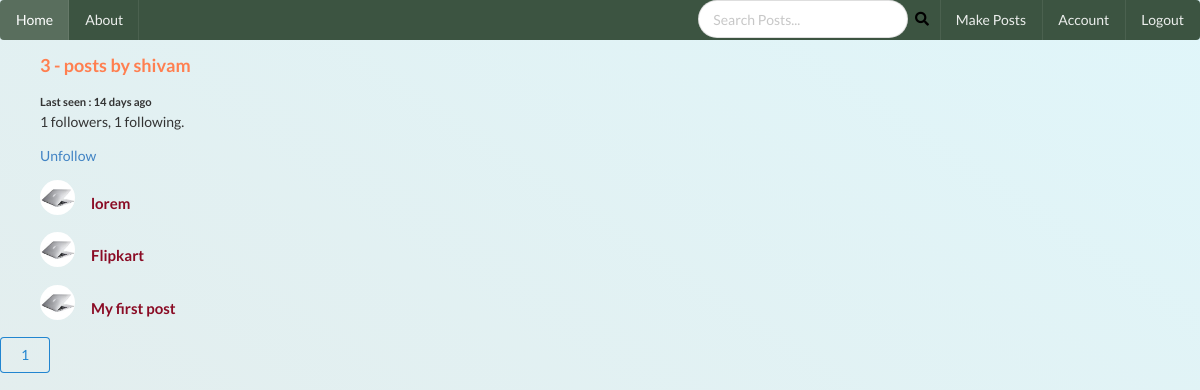
Screenshot of /user/shivam (signed in) with the database file from the repository.
### social_media/models.py (models this page shows, shortened)
class User(db.Model, UserMixin):
    id = db.Column(db.Integer, primary_key = True)
    username = db.Column(db.String(20), nullable = False, unique = True)
    email = db.Column(db.String(50), nullable = False, unique = True)
    image_file =db.Column(db.String(20), nullable = False, default = 'default.jpg')
    password = db.Column(db.String(60), nullable = False)
    posts = db.relationship("Post", backref ='author', lazy = True,cascade="all,delete")
    last_seen = db.Column(db.DateTime, default = datetime.utcnow)
    followed = db.relationship(
        'User', secondary = followers,
        primaryjoin = (followers.c.follower_id == id),
        secondaryjoin = (followers.c.followed_id == id),
        backref = db.backref('followers', lazy ='dynamic'), lazy = 'dynamic')
    def is_following(self, user):
        return self.followed.filter(followers.c.followed_id == user.id). count()>0

class Post(db.Model):
    __searchable__=['content']
    id = db.Column(db.Integer, primary_key = True)
    title = db.Column(db.String(100),nullable=False)
    date_posted = db.Column(db.DateTime, nullable=False, default = datetime.utcnow)
    content = db.Column(db.Text, nullable = False)
    user_id = db.Column(db.Integer, db.ForeignKey('user.id'), nullable=False)
    comments = db.relationship('Comment', backref = 'article', lazy = True, cascade="all,delete")

### social_media/users/routes.py (the view)
@users.route('/user/<string:username>')
@login_required
def user_posts_info(username):
    page = request.args.get('page', 1, type= int)
    user = User.query.filter_by(username= username).first()
    if user is None:
        return render_template('errors/403.html'), 403
    posts = Post.query.filter_by(author = user).order_by(Post.date_posted.desc()).paginate(page = page, per_page=8)
    return render_template('user.html',posts = posts, user = user)

### social_media/models.py (called while the page is built)
@login_manager.user_loader
def load_user(user_id):
    return User.query.get(int(user_id))

### social_media/templates/user.html (shortened to what this page needs)
{% extends 'base.html' %}
{% block content %}
<ul>
<h3 style="color: coral;">{{ posts.total }} - posts by  {{ user.username }}</h3>
{% if current_user.username == user.username %}
<small><b>Last seen : active now</b></small>
{% else %}
<small><b>Last seen : {{ moment(user.last_seen).fromNow() }}</b></small>
{% endif %}
<p>{{ user.followers.count() }} followers, {{ user.followed.count() }} following.</p>
  {% if user == current_user %}
  <p><a href="{{ url_for('users.account') }}">Edit your profile</a></p>
  {% elif not current_user.is_following(user) %}
  <p>
  <a href="{{ url_for('users.follow', username = user.username) }}">Follow</a>
  </p>
 {% else %}
 <p>
  <a href="{{ url_for('users.unfollow', username = user.username) }}">Unfollow</a>
  </p>
   {% endif %}
</ul>
    {% for post in posts.items %}
    <ul style="border: 2px rgb(255, 255, 255);">
    <div class="ui feed">
    <div class="event">
        <div class="label">
          <img class="ui small circular image" src="{{ url_for('static', filename = 'profile/' + post.author.image_file) }}">
        </div>
        <div class="content">
          <div class="extra text">
            <h4><a  href="{{ url_for('posts.post', post_id = post.id) }}" style="color: rgb(138, 11, 36);">{{ post.title }}</a></h4>
      </ul>
    {% endfor %}
{% for page_num in posts.iter_pages(left_edge =1, right_edge=1, left_current =1,right_current =2) %}
{% if page_num %}
{% if posts.page == page_num %}
<a href="{{ url_for('users.user_posts_info', username = user.username, page = page_num) }}"><button class="ui blue basic button">
  {{ page_num }}
</button>
</a>
{% else %}
<a href="{{ url_for('users.user_posts_info', username = user.username, page = page_num) }}"><button class="ui green basic button">
  {{ page_num }}
</button>
</a>
{% endif %}
{% else %}
    ...
{% endif %}
{% endfor %}
{% endblock %}

### social_media/static/css/style.css (style rules this page uses)
body { background: linear-gradient(to right top, #e4ebea, #e0f6fa); color: #333333; }
h1, h2, h3, h4, h5, h6 { color: #444444; }

### rows the page displays
User: username "shivam", last_seen "14 days ago"
Post: image_file (picture), title "lorem"
Post: image_file (picture), title "Flipkart"
Post: image_file (picture), title "My first post"

### other values shown
{{ posts.total }} "3"
{{ user.followers.count() }} "1"
{{ user.followed.count() }} "1"
{{ page_num }} "1"
